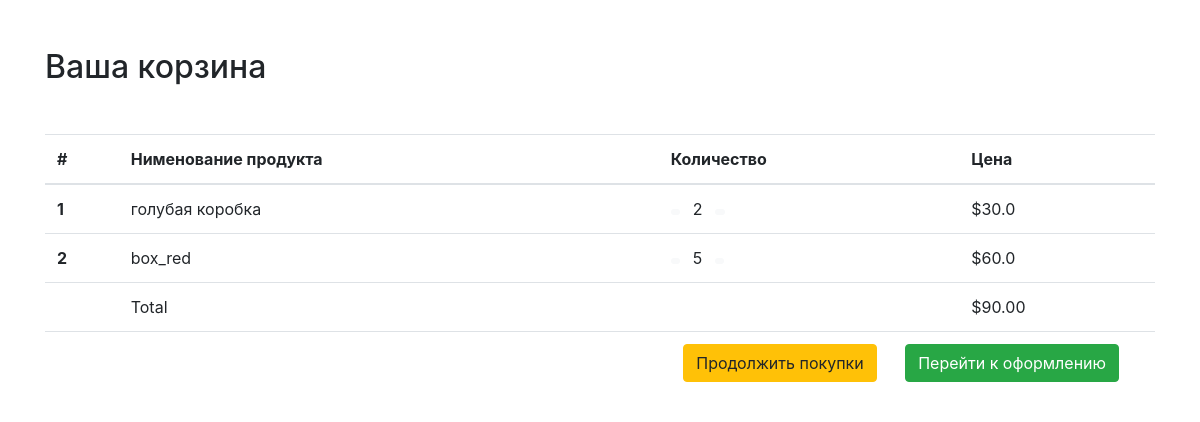
The app's page /cart/ (signed in), older data.
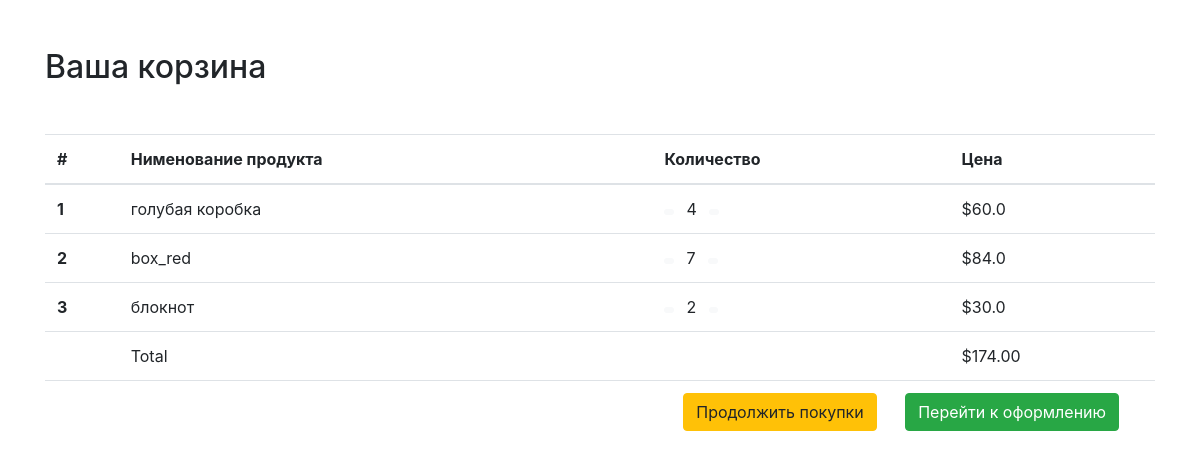
The same page, newer data.
### cart/models.py (models this page shows, shortened)
class Cart(models.Model):
    user = models.ForeignKey(User, on_delete=models.CASCADE)
    item = models.ForeignKey(Product, on_delete=models.CASCADE)
    quantity = models.IntegerField(default=1)
    purchased = models.BooleanField(default=False)
    created = models.DateTimeField(auto_now_add=True)
    def get_total(self):
        total = self.item.price * self.quantity
        floattotal = float("{0:.2f}".format(total))
        return floattotal

class Order(models.Model):
    orderitems  = models.ManyToManyField(Cart)
    user = models.ForeignKey(User, on_delete=models.CASCADE)
    ordered = models.BooleanField(default=False)
    created = models.DateTimeField(auto_now_add=True)
    paymentId = models.CharField(max_length=200, blank=True , null=True)
    orderId = models.CharField(max_length=200, blank=True, null=True)
    def get_totals(self):
        total = 0
        for order_item in self.orderitems.all():
            total += order_item.get_total()
        return total

### products/models.py (models this page shows, shortened)
class  Product(models.Model):
    mainimage = models.ImageField(upload_to='products/', blank=True)
    name = models.CharField(max_length=300)
    slug = models.SlugField()
    category = models.ForeignKey(Category, on_delete=models.CASCADE)
    preview_text = models.TextField(max_length=200, verbose_name='Preview Text')
    detail_text = models.TextField(max_length=1000, verbose_name='Detail Text')
    price = models.FloatField()

### cart/views.py (the view)
# urls.py: path('cart/', CartView, name='cart-home'),
def CartView(request):
    user = request.user
    carts = Cart.objects.filter(user=user, purchased=False)
    orders = Order.objects.filter(user=user, ordered=False)
    if carts.exists():
        if orders.exists():
            order = orders[0]
            return render(request, 'cart/home.html', {"carts": carts, 'order': order})
        else:
            messages.warning(request, "You do not have any item in your Cart")
            return redirect("mainapp:home")
    else:
        messages.warning(request, "You do not have any item in your Cart")
        return redirect("mainapp:home")

### cart/templates/cart/home.html (shortened to what this page needs)
{% extends 'products/base.html' %}
{% block content %}
<div class="container my-5">
<div class="my-5">
	<h2>Ваша корзина</h2>
</div>
<table class="table table-hover">
  <thead>
    <tr>
      <th scope="col">#</th>
      <th scope="col">Нименование продукта</th>
      <th scope="col">Количество</th>
      <th scope="col">Цена</th>
    </tr>
  </thead>
  <tbody>
  	{% for cart in carts %}
    <tr>
      <th scope="row">{{ forloop.counter }}</th>
      <td>{{ cart.item.name }}</td>
      <td>
        <a class="mr-2" href="{% url 'mainapp:decrease-cart' cart.item.slug %}"><span class="badge badge-light"></span></a>
      {{ cart.quantity }}
      <a class="ml-2" href="{% url 'mainapp:cart' cart.item.slug %}" ><span class="badge badge-light"></span></a>
      </td>
      <td>${{ cart.get_total }}</td>
    </tr>
	{% endfor %}
    <tr>
      <th scope="row"></th>
      <td colspan="2">Total</td>
      <td>${{ order.get_totals| floatformat:2 }}</td>
    </tr>
    <tr>
      <th scope="row"></th>
      <td colspan="3" class="text-right ">
        <a href="{% url 'mainapp:home' %}" class="btn btn-warning mr-4" >Продолжить покупки</a>
        <a href="{% url 'checkout:index' %}" class="btn btn-success mr-4">Перейти к оформлению</a>
      </td>
    </tr>
  </tbody>
</table>
</div>
{% endblock %}

Row changes from the older to the newer data that the page shows:
changed Cart "голубая коробка": quantity "2" → "4"; get_total "30.0" → "60.0"
changed Cart "box_red": quantity "5" → "7"; get_total "60.0" → "84.0"
added Cart: item.name "блокнот", quantity "2", get_total "30.0"
changed through a linked row, Order: get_totals "90.00" → "174.00"
